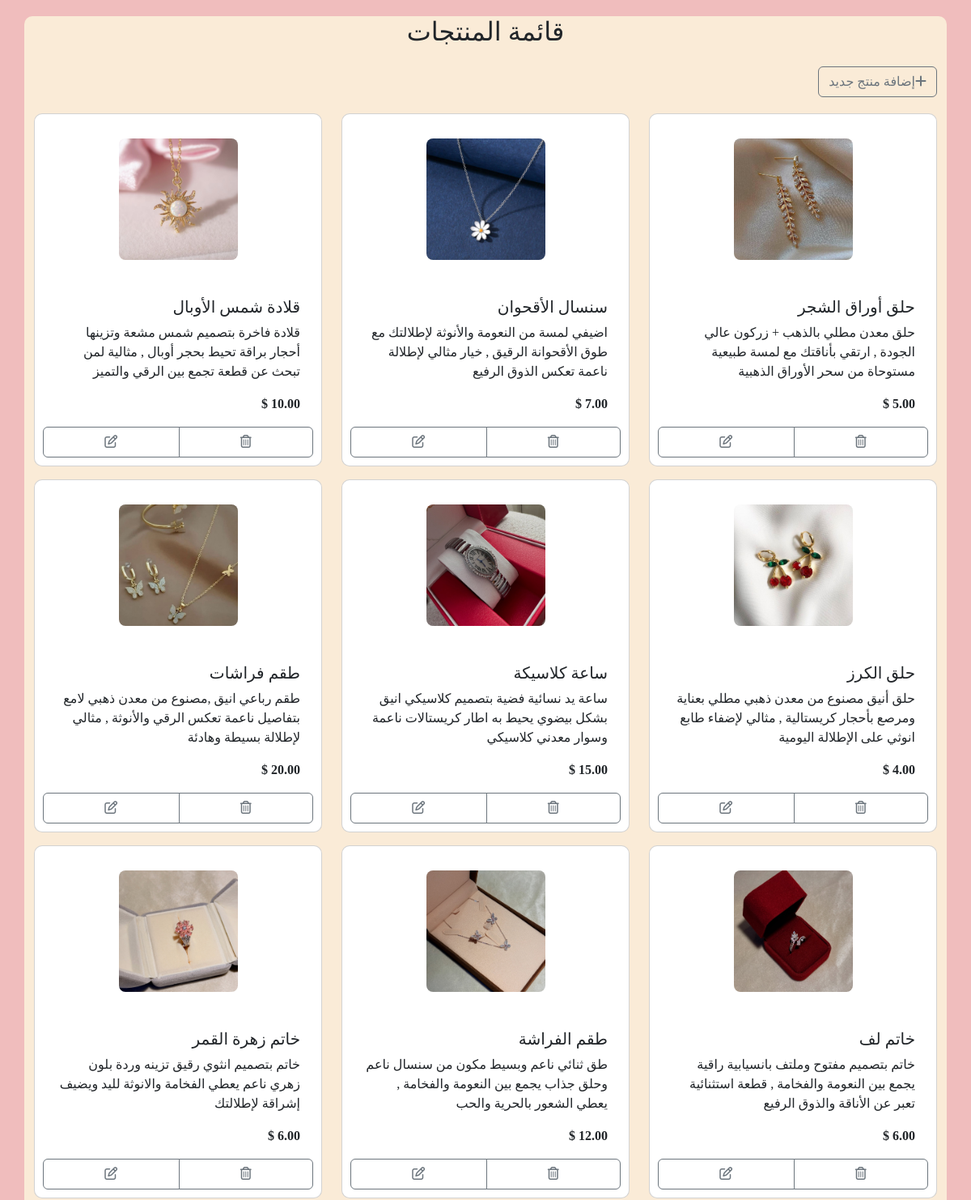
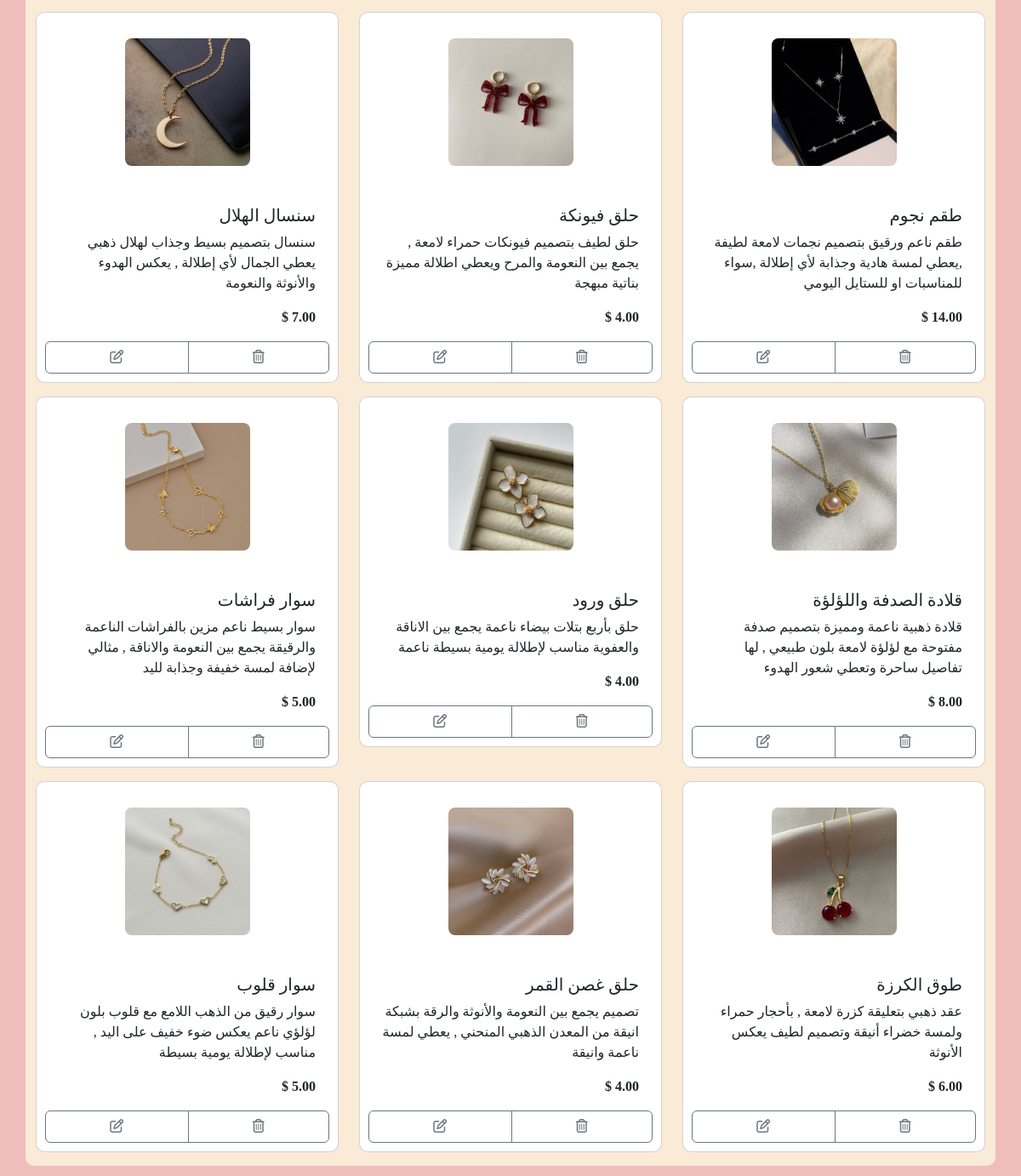
The page /pages/products.php (signed in) on the database its author committed (2 pictures, top to bottom).
### tables this page shows
CREATE TABLE `products` (
  `id` int(11) NOT NULL,
  `product_name` varchar(100) NOT NULL,
  `price` decimal(10,2) NOT NULL,
  `description` text DEFAULT NULL,
  `image` varchar(255) DEFAULT NULL
);

### pages/products.php (the view, shortened to what this page needs)
<?php
require '../includes/db.php';
$sql = "SELECT * FROM products";
$result = $conn->query($sql);
$products = [];
if ($result && $result->num_rows > 0) {
    while ($row = $result->fetch_assoc()) {
        $products[] = $row;
    }
}
?>
<!DOCTYPE html>
<html lang="en">
<head>
    <link rel="stylesheet" href="https://cdnjs.cloudflare.com/ajax/libs/font-awesome/6.7.2/css/all.min.css" />
    <link href="https://cdn.jsdelivr.net/npm/bootstrap@5.3.6/dist/css/bootstrap.min.css" rel="stylesheet">
</head>
<body dir="rtl">
<div class="container">
    <h2  style="text-align:center;" class="mb-4">قائمة المنتجات</h2>
    <div class="adding" style="text-align:right;">
        <button class="btn btn-outline-secondary" data-bs-toggle="modal" data-bs-target="#addModal"><i class="fa-solid fa-plus"></i>إضافة منتج جديد</button>
    </div>
    <div class="row">
        <?php if (!empty($products)) : ?>
            <?php foreach ($products as $product) : ?>
                <div class="col-md-4">
                    <div class="card mb-3">
                        <div class="pro-img">
                            <?php if (!empty($product['image'])) : ?>
                                <img class="card-img-top" src="../assets/images/pro-img/<?= htmlspecialchars($product['image']) ?>" alt="Product Image">
                            <?php endif; ?>
                        </div>
                        <div class="card-body">
                            <h5 class="card-title"><?= htmlspecialchars($product['product_name']) ?></h5>
                            <p class="card-text"><?= htmlspecialchars($product['description']) ?></p>
                            <p class="card-text"><strong><?= htmlspecialchars($product['price']) ?> $</strong></p>
                        </div>
                        <div class="btn-group" style="text-align:center;" dir="ltr">
                            <button class="btn btn-outline-secondary deleteBtn" data-bs-toggle="modal" data-bs-target="#editModal<?= $product['id'] ?>">
                                <i class="fa-regular fa-pen-to-square"></i>
                            </button>
                            <button class="btn btn-outline-secondary deleteBtn dang" data-bs-toggle="modal" data-bs-target="#deleteModal<?= $product['id'] ?>">
                                <i class="fa-regular fa-trash-can"></i>
                            </button>
                        </div>
                    </div>
                </div>
            <?php endforeach; ?>
        <?php else : ?>
            <p class="text-center">لا يوجد منتجات</p>
        <?php endif; ?>
    </div>
</div>
</body>
</html>

### pages/products.php (style rules this page uses)
body { background-color:#f0bdbd; font-family: Trebuchet, serif ; padding: 20px; }
.container { background-color:#faebd7; border-radius: 10px; }
.card { border-radius: 10px; padding: 10px; }
.pro-img { text-align: center; margin:20px; }
.card-img-top { max-width: 50%; border-radius: 8px; height: 150px; object-fit: cover; margin-bottom: 10px; }
.adding { margin:20px 0px; }

### rows shown on the page
products: image (picture), product_name "حلق أوراق الشجر", description "حلق معدن مطلي بالذهب + زركون عالي الجودة , ارتقي بأناقتك مع لمسة طبيعية مستوحاة من سحر الأوراق الذهبية", price "5.00"
products: image (picture), product_name "سنسال الأقحوان", description "اضيفي لمسة من النعومة والأنوثة لإطلالتك مع طوق الأقحوانة الرقيق , خيار مثالي لإطلالة ناعمة تعكس الذوق الرفيع"
products: image (picture), product_name "قلادة شمس الأوبال", description "قلادة فاخرة بتصميم شمس مشعة وتزينها أحجار براقة تحيط بحجر أوبال , مثالية لمن تبحث عن قطعة تجمع بين الرقي والتميز"
products: image (picture), product_name "حلق الكرز", description "حلق أنيق مصنوع من معدن ذهبي مطلي بعناية ومرصع بأحجار كريستالية , مثالي لإضفاء طابع انوثي على الإطلالة اليومية", price "4.00"
products: image (picture), product_name "ساعة كلاسيكة", description "ساعة يد نسائية فضية بتصميم كلاسيكي انيق بشكل بيضوي يحيط به اطار كريستالات ناعمة وسوار معدني كلاسيكي"
products: image (picture), product_name "طقم فراشات", description "طقم رباعي انيق ,مصنوع من معدن ذهبي لامع بتفاصيل ناعمة تعكس الرقي والأنوثة , مثالي لإطلالة بسيطة وهادئة", price "20.00"
products: image (picture), product_name "خاتم لف", description "خاتم بتصميم مفتوح وملتف بانسيابية راقية يجمع بين النعومة والفخامة , قطعة استثنائية تعبر عن الأناقة والذوق الرفيع", price "6.00"
products: image (picture), product_name "طقم الفراشة", description "طق ثنائي ناعم وبسيط مكون من سنسال ناعم وحلق جذاب يجمع بين النعومة والفخامة , يعطي الشعور بالحرية والحب"
products: image (picture), product_name "خاتم زهرة القمر", description "خاتم بتصميم انثوي رقيق تزينه وردة بلون زهري ناعم يعطي الفخامة والانوثة لليد ويضيف إشراقة لإطلالتك", price "6.00"
products: image (picture), product_name "طقم نجوم", description "طقم ناعم ورقيق بتصميم نجمات لامعة لطيفة ,يعطي لمسة هادية وجذابة لأي إطلالة ,سواء للمناسبات او للستايل اليومي"
products: image (picture), product_name "حلق فيونكة", description "حلق لطيف بتصميم فيونكات حمراء لامعة , يجمع بين النعومة والمرح ويعطي اطلالة مميزة بناتية مبهجة", price "4.00"
products: image (picture), product_name "سنسال الهلال", description "سنسال بتصميم بسيط وجذاب لهلال ذهبي يعطي الجمال لأي إطلالة , يعكس الهدوء والأنوثة والنعومة"
products: image (picture), product_name "قلادة الصدفة واللؤلؤة", description "قلادة ذهبية ناعمة ومميزة بتصميم صدفة مفتوحة مع لؤلؤة لامعة بلون طبيعي , لها تفاصيل ساحرة وتعطي شعور الهدوء", price "8.00"
products: image (picture), product_name "حلق ورود", description "حلق بأربع بتلات بيضاء ناعمة يجمع بين الاناقة والعفوية مناسب لإطلالة يومية بسيطة ناعمة", price "4.00"
products: image (picture), product_name "سوار فراشات", description "سوار بسيط ناعم مزين بالفراشات الناعمة والرقيقة يجمع بين النعومة والاناقة , مثالي لإضافة لمسة خفيفة وجذابة لليد", price "5.00"
products: image (picture), product_name "طوق الكرزة", description "عقد ذهبي بتعليقة كزرة لامعة , بأحجار حمراء ولمسة خضراء أنيقة وتصميم لطيف يعكس الأنوثة", price "6.00"
products: image (picture), product_name "حلق غصن القمر", description "تصميم يجمع بين النعومة والأنوثة والرقة بشبكة انيقة من المعدن الذهبي المنحني , يعطي لمسة ناعمة وانيقة", price "4.00"
products: image (picture), product_name "سوار قلوب", description "سوار رقيق من الذهب اللامع مع قلوب بلون لؤلؤي ناعم يعكس ضوء خفيف على اليد , مناسب لإطلالة يومية بسيطة", price "5.00"
